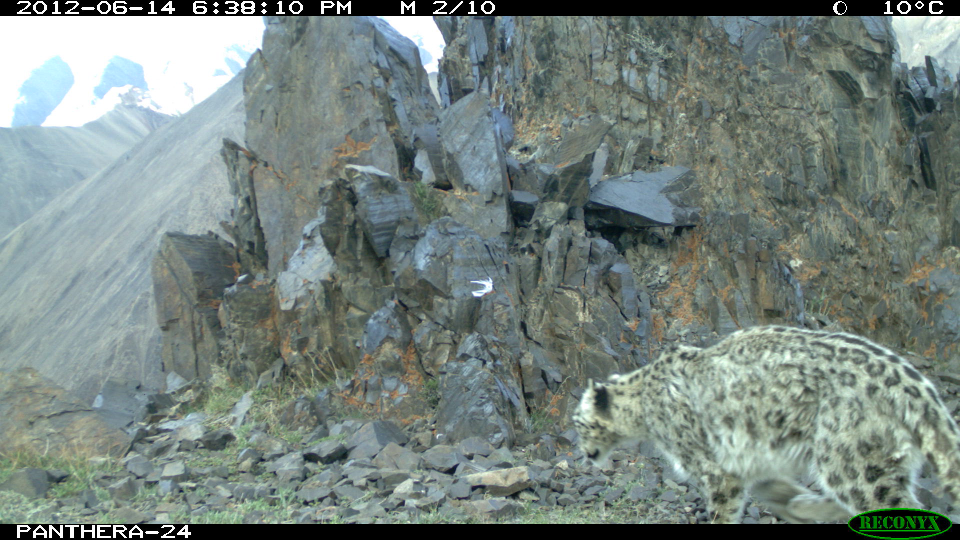
#> input picture Edited_Photos/01__Station05__Camera1__2012-6-14__5-38-10(2).JPG, 1920 x 1080 px, found by its file name (shown at 1/2 size)
$ python 'contrast_stretch - Copy.py'
#> lines starting #> are read from the running program, lines starting #| are printed output that depends on the picture
# -*- coding: utf-8 -*-
"""
Created on Sun Nov 24 21:37:25 2019

@author: caballe4
"""

from PIL import Image

def red(intensity):
    iI = intensity
    i_min = 86
    i_max = 230

    o_min = 0
    o_max = 255

    io = ((iI-i_min)/(i_max-i_min))*255
    #io = (iI-i_min)*(((o_max-o_min)/(i_max - i_min)) + o_min)
    return io

def green(intensity):
    iI = intensity
    i_min = 90
    i_max = 225

    o_min = 0
    o_max = 255

    io = ((iI-i_min)/(i_max-i_min))*255
    #io = (iI-i_min)*(((o_max-o_min)/(i_max - i_min)) + o_min)
    return io

def blue(intensity):
    iI = intensity
    i_min = 100
    i_max = 210

    o_min = 0
    o_max = 255

    io = ((iI-i_min)/(i_max-i_min))*255
    #io = (iI-i_min)*(((o_max-o_min)/(i_max - i_min)) + o_min)
    return io

img = Image.open("C:/Users/caballe4/Desktop/01__Station05__Camera1__2012-6-14__5-38-10(2).jpg")
#> img is the input picture: PIL image 1920x1080 RGB; mean R, G, B 119.1, 132.1, 127.2

multi = img.split()
red_band = multi[0].point(red)
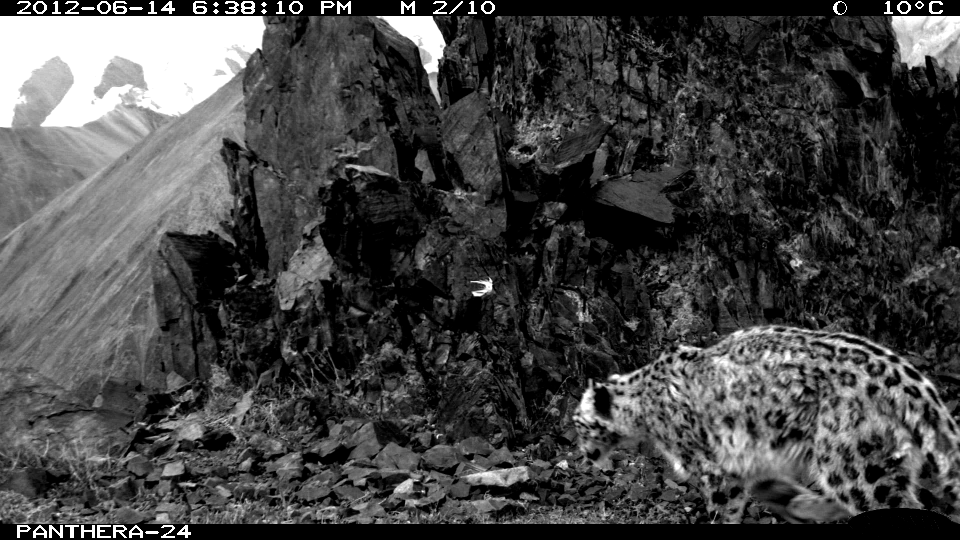
#> red_band: PIL image 1920x1080 L (shown at 1/2 size); min 0, max 255, mean 69.3
green_band = multi[1].point(green)
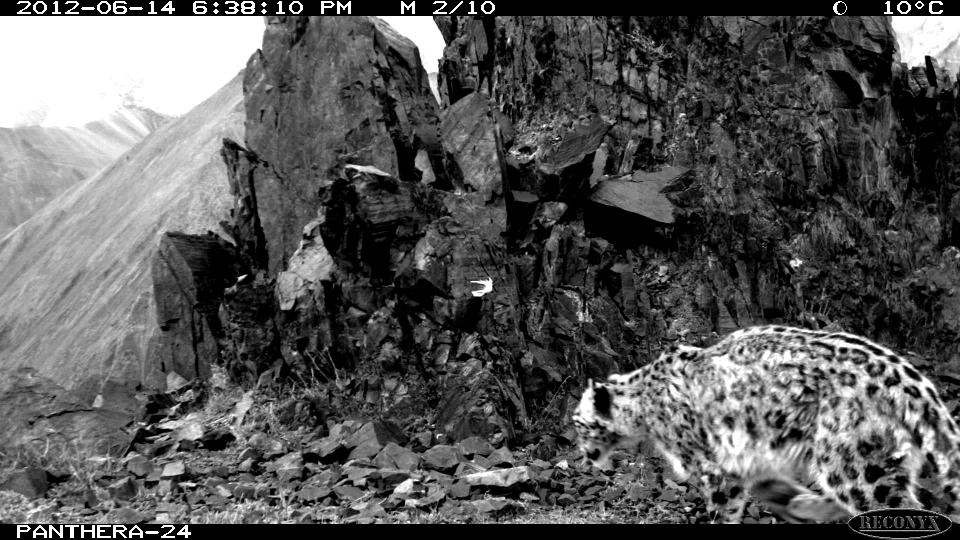
#> green_band: PIL image 1920x1080 L (shown at 1/2 size); min 0, max 255, mean 88.7
blue_band = multi[2].point(blue)
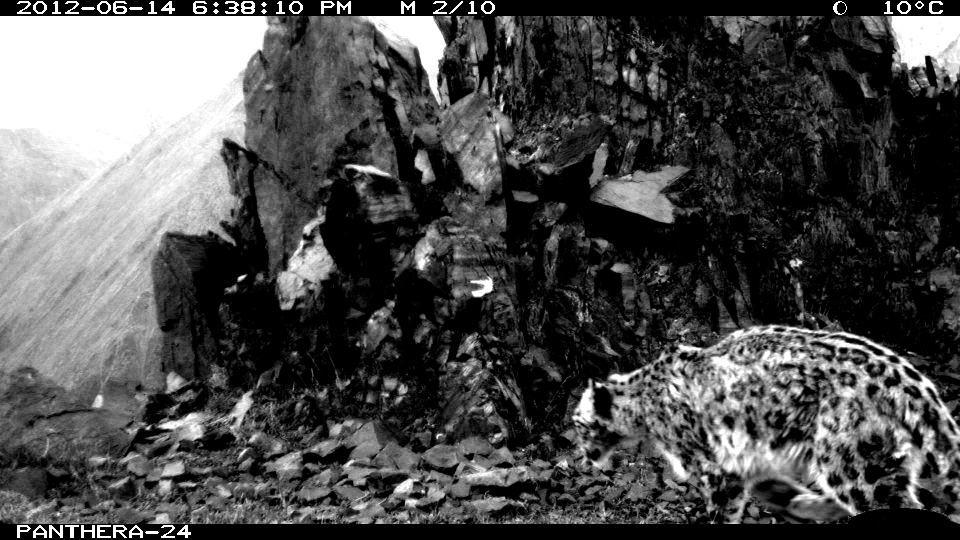
#> blue_band: PIL image 1920x1080 L (shown at 1/2 size); min 0, max 255, mean 78.6

normal_img = Image.merge("RGB",(red_band, green_band, blue_band))
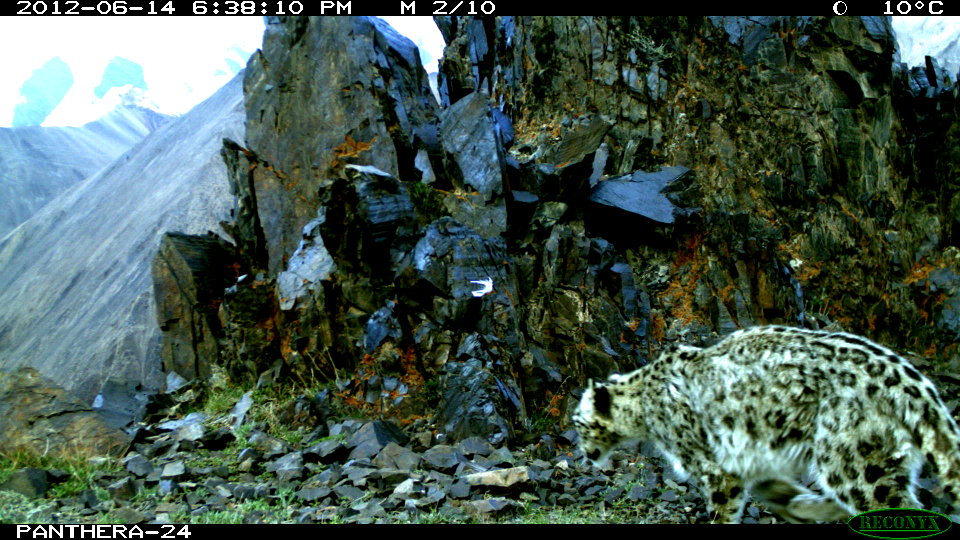
#> normal_img: PIL image 1920x1080 RGB (shown at 1/2 size); mean R, G, B 69.3, 88.7, 78.6

normal_img.show()

normal_img.save("C:/Users/caballe4/Desktop//01__Station05__Camera1__2012-7-16__15-14-30(2b).jpg", "JPEG")

$ run again, with Edited_Photos/01__Station4__Camera2__2012-07-22__00-53-20(1).JPG copied over Edited_Photos/01__Station05__Camera1__2012-6-14__5-38-10(2).JPG
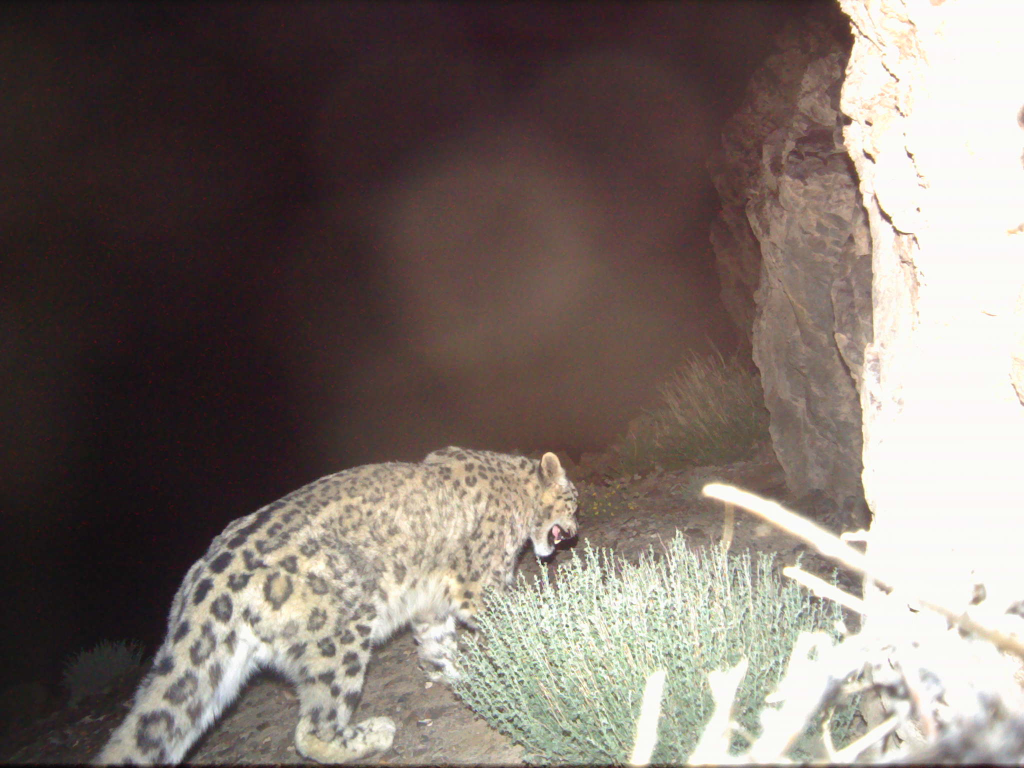
#> input picture Edited_Photos/01__Station4__Camera2__2012-07-22__00-53-20(1).JPG, 2048 x 1536 px, found by its file name (shown at 1/2 size)
#> img is the input picture: PIL image 2048x1536 RGB; mean R, G, B 123.6, 112.7, 106.8
#> `blue_band = multi[2].point(blue)`:
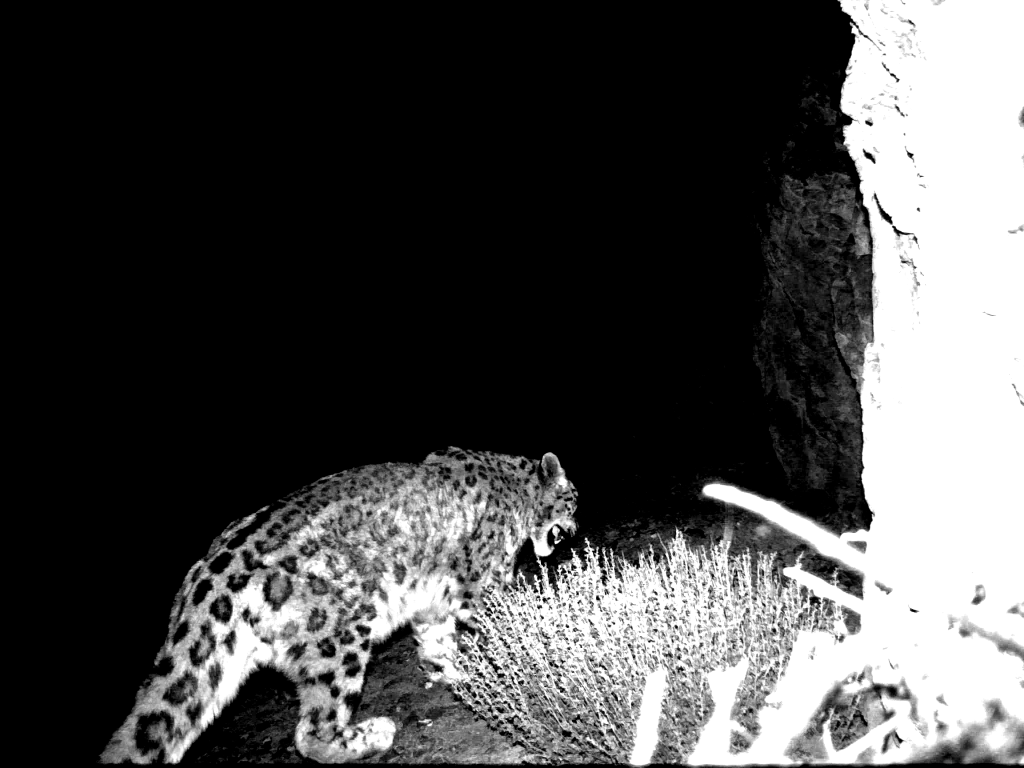
#> blue_band: PIL image 2048x1536 L (shown at 1/2 size); min 0, max 255, mean 75.3
#> `normal_img = Image.merge("RGB",(red_band, green_band, blue_band))`:
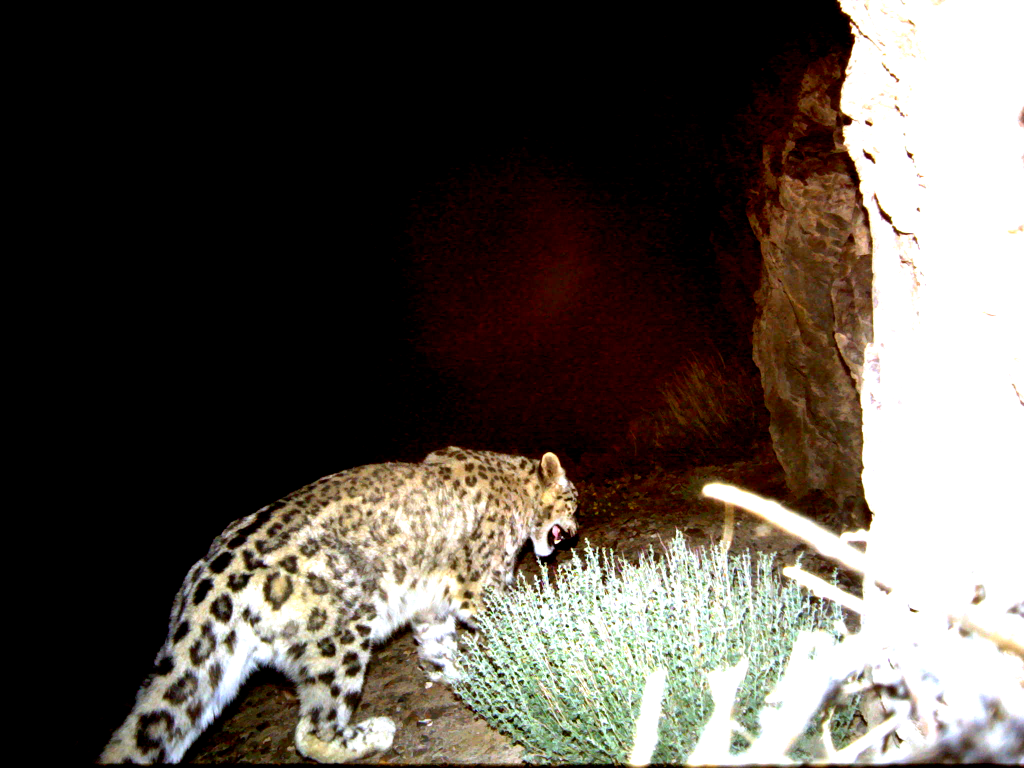
#> normal_img: PIL image 2048x1536 RGB (shown at 1/2 size); mean R, G, B 89.2, 82.5, 75.3
